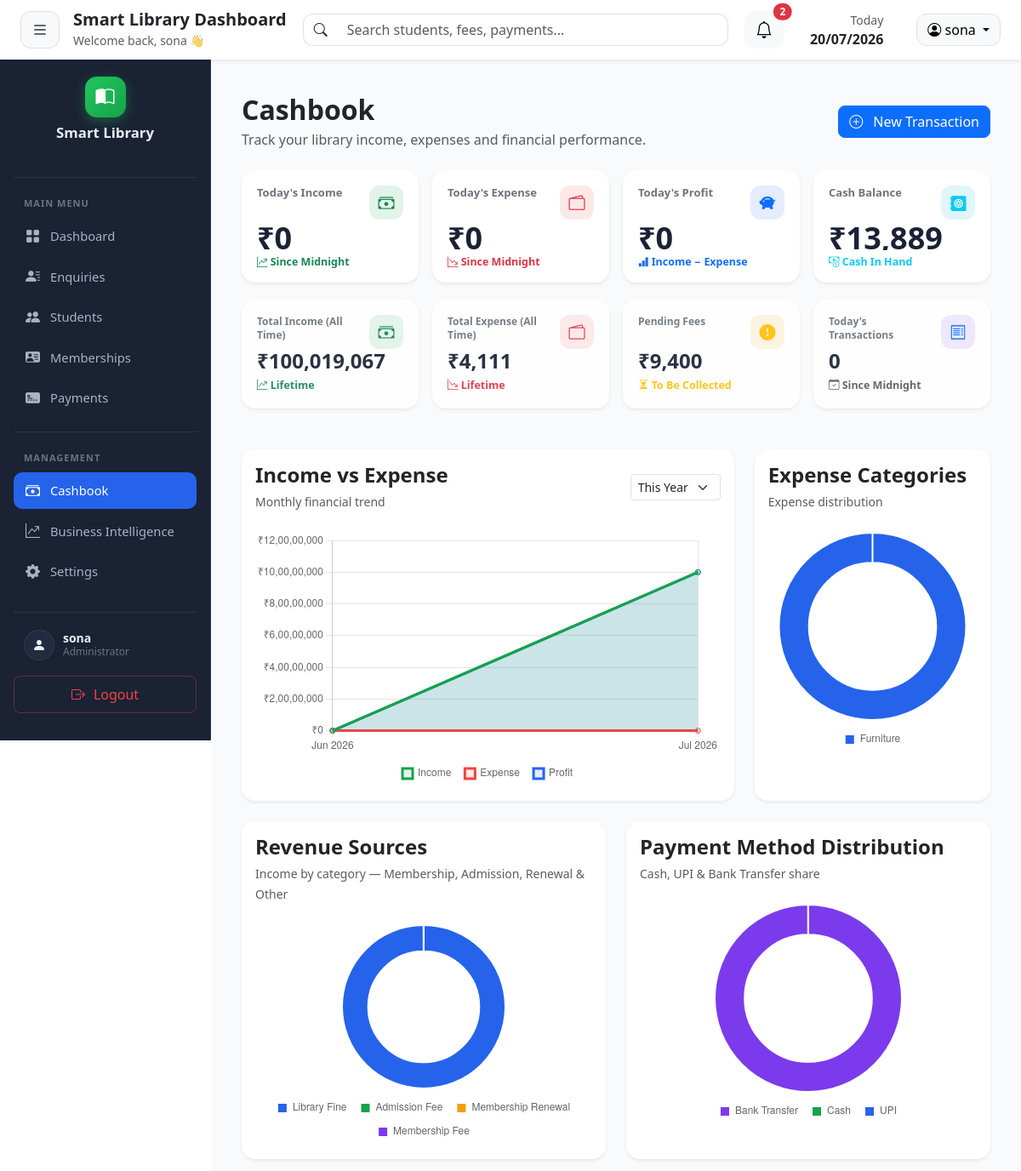
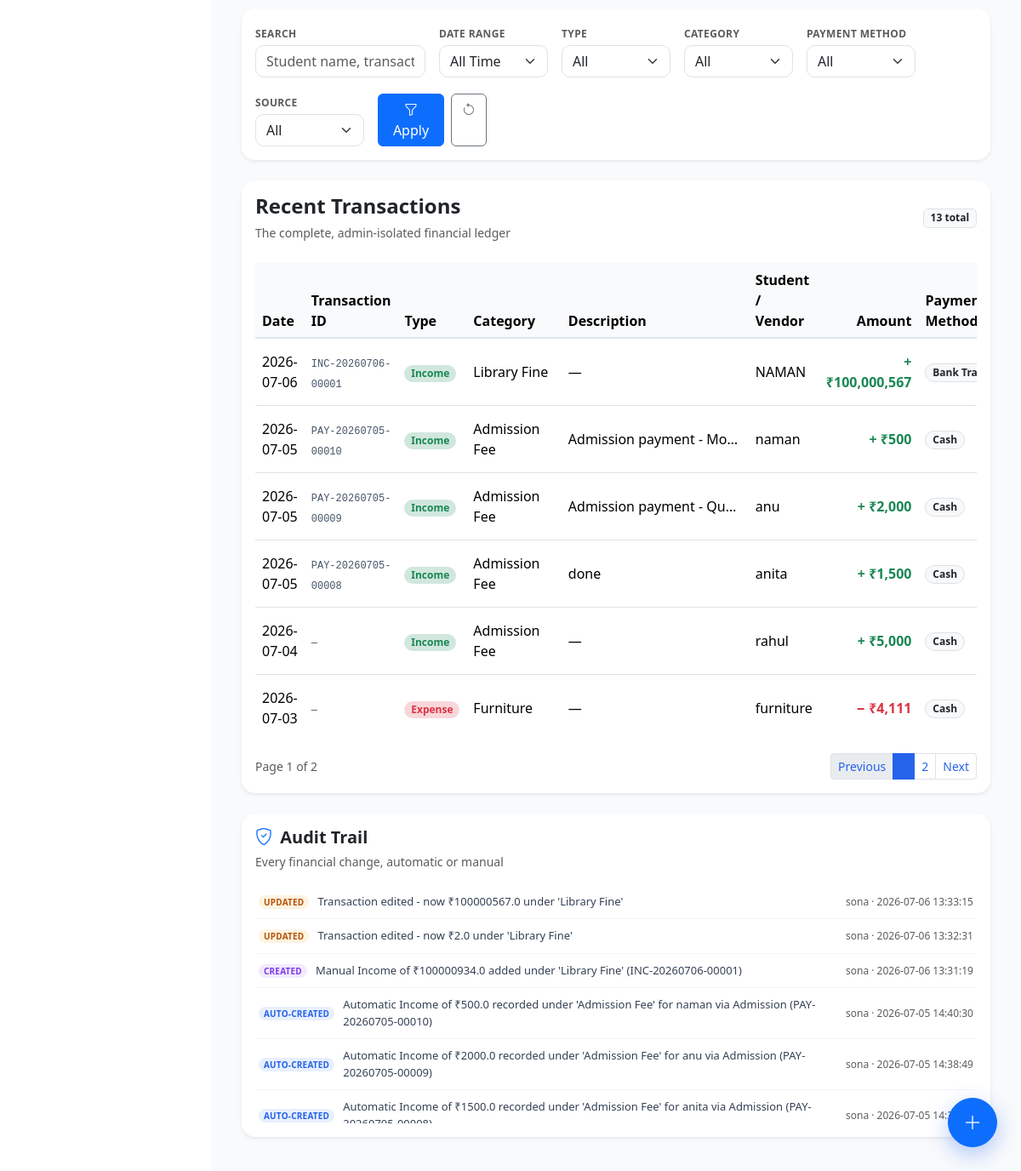
Screenshot of /cashbook/ (signed in) with the database file from the repository (2 pictures, top to bottom).
### tables this page shows
CREATE TABLE cashbook (
    entry_id INTEGER PRIMARY KEY AUTOINCREMENT,
    type TEXT NOT NULL,
    description TEXT,
    amount REAL,
    entry_date DATE,
    payment_id INTEGER, category TEXT, person TEXT, admin_id INTEGER, payment_method TEXT, reference_id TEXT, source TEXT,

    FOREIGN KEY(payment_id)
    REFERENCES payments(payment_id)
);

CREATE TABLE audit_log (
            log_id INTEGER PRIMARY KEY AUTOINCREMENT,
            admin_id INTEGER NOT NULL,
            entry_id INTEGER,
            action TEXT NOT NULL,
            details TEXT,
            created_at TIMESTAMP DEFAULT CURRENT_TIMESTAMP,
            FOREIGN KEY (admin_id) REFERENCES admins(admin_id),
            FOREIGN KEY (entry_id) REFERENCES cashbook(entry_id)
        );

CREATE TABLE admins (
    admin_id INTEGER PRIMARY KEY AUTOINCREMENT,
    full_name TEXT NOT NULL,
    username TEXT NOT NULL UNIQUE,
    password TEXT NOT NULL,
    mobile TEXT NOT NULL UNIQUE,
    email TEXT,
    role TEXT DEFAULT 'admin',
    created_at TIMESTAMP DEFAULT CURRENT_TIMESTAMP
);

### routes/cashbook.py (the view)
@cashbook_bp.route("/")
def index():
    if "admin_id" not in session:
        return redirect("/")
    admin_id = session["admin_id"]
    date_preset = request.args.get("date_preset", "").strip()
    date_from = request.args.get("date_from", "").strip()
    date_to = request.args.get("date_to", "").strip()
    today = date.today()
    if date_preset == "today":
        date_from = date_to = today.isoformat()
    elif date_preset == "this_week":
        date_from = (today - timedelta(days=today.weekday())).isoformat()
        date_to = today.isoformat()
    elif date_preset == "this_month":
        date_from = today.replace(day=1).isoformat()
        date_to = today.isoformat()
    filters = {
        "search": request.args.get("search", "").strip(),
        "date_from": date_from,
        "date_to": date_to,
        "date_preset": date_preset,
        "transaction_type": request.args.get("transaction_type", "").strip(),
        "category": request.args.get("category", "").strip(),
        "payment_method": request.args.get("payment_method", "").strip(),
        "source": request.args.get("source", "").strip(),
        "status": request.args.get("status", "").strip(),
    }
    try:
        page = int(request.args.get("page", 1))
    except ValueError:
        page = 1
    ledger = get_cashbook_ledger(
        admin_id,
        search=filters["search"] or None,
        date_from=filters["date_from"] or None,
        date_to=filters["date_to"] or None,
        transaction_type=filters["transaction_type"] or None,
        category=filters["category"] or None,
        payment_method=filters["payment_method"] or None,
        source=filters["source"] or None,
        page=page,
        per_page=TRANSACTIONS_PER_PAGE
    )
    today_income = get_today_income(admin_id)
    today_expense = get_today_expense(admin_id)
    today_profit = today_income - today_expense
    total_income = get_total_income(admin_id)
    total_expense = get_total_expense(admin_id)
    net_profit = total_income - total_expense
    pending_fees = get_pending_fees(admin_id)
    cash_balance = get_cash_balance(admin_id)
    todays_transactions = get_todays_transaction_count(admin_id)
    activity_log = get_recent_audit_log(admin_id, limit=10)
    income_expense_chart = _build_income_expense_chart(admin_id)
    expense_category_chart = _build_category_chart(get_expense_category_totals(admin_id))
    revenue_source_chart = _build_category_chart(get_income_category_totals(admin_id))
    payment_method_chart = _build_payment_method_chart(admin_id)
    return render_template(
        "cashbook/index.html",
        ledger=ledger,
        filters=filters,
        filter_transaction_types=FILTER_TRANSACTION_TYPES,
        filter_categories=FILTER_CATEGORIES,
        filter_payment_methods=FILTER_PAYMENT_METHODS,
        filter_sources=FILTER_SOURCES,
        manual_income_categories=MANUAL_INCOME_CATEGORIES,
        manual_expense_categories=MANUAL_EXPENSE_CATEGORIES,
        today_income=today_income,
        today_expense=today_expense,
        today_profit=today_profit,
        total_income=total_income,
        total_expense=total_expense,
        net_profit=net_profit,
        pending_fees=pending_fees,
        cash_balance=cash_balance,
        todays_transactions=todays_transactions,
        activity_log=activity_log,
        income_expense_chart=income_expense_chart,
        expense_category_chart=expense_category_chart,
        revenue_source_chart=revenue_source_chart,
        payment_method_chart=payment_method_chart
    )

### templates/cashbook/index.html (shortened to what this page needs)
{% extends "layouts/base.html" %}
{% block styles %}
<link rel="stylesheet"
      href="{{ url_for('static', filename='css/cashbook.css') }}">
{% endblock %}
{% block content %}
<div class="container-fluid py-3 cashbook-page">
    <div class="d-flex justify-content-between align-items-center mb-4">
        <div>
            <h2 class="fw-bold mb-1">
                Cashbook
            </h2>
            <p class="text-muted mb-0">
                Track your library income, expenses and financial performance.
            </p>
        </div>
        <button class="btn btn-primary rounded-3"
                data-bs-toggle="modal"
                data-bs-target="#transactionModal">
            <i class="bi bi-plus-circle me-2"></i>
            New Transaction
        </button>
    </div>
    {% include "components/cashbook_summary_cards.html" %}
    <div class="row g-4 mt-4 mb-4">
        {% include "components/cashbook_income_chart.html" %}
        {% include "components/cashbook_expense_chart.html" %}
    </div>
    <div class="row g-4 mb-4">
        {% include "components/cashbook_charts.html" %}
    </div>
    {% include "components/cashbook_filters.html" %}
       {% include "components/cashbook_transactions.html" %}
    {% include "components/cashbook_activity_log.html" %}
</div>
<div class="cashbook-fab-wrapper dropup">
    <button
        type="button"
        class="btn btn-primary rounded-circle cashbook-fab"
        data-bs-toggle="dropdown"
        aria-expanded="false"
        title="Add Transaction">
        <i class="bi bi-plus-lg"></i>
    </button>
</div>
{% endblock %}
{% block scripts %}
<script>
    window.cashbookChartData = {
        incomeExpense: {{ income_expense_chart | tojson }},
        expenseCategory: {{ expense_category_chart | tojson }},
        revenueSource: {{ revenue_source_chart | tojson }},
        paymentMethod: {{ payment_method_chart | tojson }}
    };
</script>
{% endblock %}

### templates/components/cashbook_transactions.html (shortened to what this page needs)
<div class="card dashboard-card shadow-sm border-0 rounded-4">
    <div class="card-body">
        <div class="d-flex justify-content-between align-items-center mb-4">
            <div>
                <h4 class="fw-bold mb-1">
                    Recent Transactions
                </h4>
                <small class="text-muted">
                    The complete, admin-isolated financial ledger
                </small>
            </div>
            <span class="badge bg-light text-dark border">
                {{ ledger.total }} total
            </span>
        </div>
        <div class="table-responsive cashbook-table-wrapper" id="cashbookTableWrapper">
            <table class="table align-middle cashbook-table">
                <thead>
                    <tr>
                        <th>Date</th>
                        <th>Transaction ID</th>
                        <th>Type</th>
                        <th>Category</th>
                        <th class="d-none d-xl-table-cell">Description</th>
                        <th>Student / Vendor</th>
                        <th class="text-end">Amount</th>
                        <th class="d-none d-lg-table-cell">Payment Method</th>
                    </tr>
                </thead>
                <tbody>
                    {% for t in ledger.rows %}
                    <tr
                        class="cashbook-row"
                        data-id="{{ t.entry_id }}"
                        data-type="{{ t.type }}"
                        data-category="{{ t.category or '' }}"
                        data-person="{{ t.person or '' }}"
                        data-description="{{ t.description or '' }}"
                        data-amount="{{ t.amount }}"
                        data-payment-method="{{ t.payment_method or '' }}"
                        data-date="{{ t.entry_date or '' }}"
                        data-reference-id="{{ t.reference_id or '' }}"
                        data-source="{{ t.source or '' }}"
                        data-created-by="{{ t.created_by or '' }}">
                        <td>{{ t.entry_date }}</td>
                        <td>
                            <code class="cashbook-ref">{{ t.reference_id or '—' }}</code>
                        </td>
                        <td>
                            <span class="badge rounded-pill bg-{{ 'success' if t.type == 'Income' else 'danger' }}-subtle text-{{ 'success' if t.type == 'Income' else 'danger' }}">
                                {{ t.type }}
                            </span>
                        </td>
                        <td>{{ t.category }}</td>
                        <td class="d-none d-xl-table-cell cashbook-description-cell" title="{{ t.description or '' }}">
                            {{ t.description or '—' }}
                        </td>
                        <td>{{ t.person or '—' }}</td>
                        <td class="text-end text-{{ 'success' if t.type == 'Income' else 'danger' }} fw-bold">
                            {{ '+' if t.type == 'Income' else '−' }} ₹{{ "{:,.0f}".format(t.amount) }}
                        </td>
                        <td class="d-none d-lg-table-cell">
                            <span class="badge rounded-pill bg-light text-dark border">
                                {{ t.payment_method or '—' }}
                            </span>
                        </td>
                    </tr>
                    {% endfor %}
                </tbody>
            </table>
        </div>
        {% if ledger.total_pages > 1 %}
        <nav class="d-flex justify-content-between align-items-center mt-3">
            <small class="text-muted">
                Page {{ ledger.page }} of {{ ledger.total_pages }}
            </small>
            <ul class="pagination pagination-sm mb-0">
                {% set qs = request.args.to_dict() %}
                <li class="page-item {{ 'disabled' if ledger.page <= 1 }}">
                    <a class="page-link" href="{{ url_for('cashbook.index', **qs) }}">Previous</a>
                </li>
                {% for p in range(1, ledger.total_pages + 1) %}
                <li class="page-item {{ 'active' if p == ledger.page }}">
                    <a class="page-link" href="{{ url_for('cashbook.index', **qs) }}">{{ p }}</a>
                </li>
                {% endfor %}
                <li class="page-item {{ 'disabled' if ledger.page >= ledger.total_pages }}">
                    <a class="page-link" href="{{ url_for('cashbook.index', **qs) }}">Next</a>
                </li>
            </ul>
        </nav>
        {% endif %}
    </div>
</div>

### templates/components/cashbook_activity_log.html
<div class="card border-0 shadow-sm rounded-4 mt-4 cashbook-activity-log">
    <div class="card-body">
        <div class="d-flex justify-content-between align-items-center mb-3">
            <div>
                <h5 class="fw-bold mb-1">
                    <i class="bi bi-shield-check text-primary me-1"></i>
                    Audit Trail
                </h5>
                <small class="text-muted">Every financial change, automatic or manual</small>
            </div>
        </div>
        {% if activity_log %}
        <ul class="list-unstyled mb-0 cashbook-activity-list">
            {% for log in activity_log %}
            <li class="cashbook-activity-item">
                <span class="badge rounded-pill cashbook-activity-badge cashbook-activity-{{ log.action|lower|replace('-', '')|replace(' ', '') }}">
                    {{ log.action }}
                </span>
                <span class="cashbook-activity-details">{{ log.details }}</span>
                <span class="cashbook-activity-meta text-muted">
                    {{ log.performed_by or 'System' }} · {{ log.created_at }}
                </span>
            </li>
            {% endfor %}
        </ul>
        {% else %}
        <p class="text-muted text-center mb-0 py-3">No activity recorded yet.</p>
        {% endif %}
    </div>
</div>

### rows the page displays
cashbook: entry_date "2026-07-06", reference "INC-20260706-00001", type "Income", category "Library Fine", description "—", person "NAMAN", type "+", amount "100,000,567", payment_method "Bank…"
cashbook: entry_date "2026-07-05", reference "PAY-20260705-00010", type "Income", category "Admission Fee", description "Admission payment - Mo…", person "naman", type "+", amount "500", payment_method "Cash"
cashbook: entry_date "2026-07-05", reference "PAY-20260705-00009", type "Income", category "Admission Fee", description "Admission payment - Qu…", person "anu", type "+", amount "2,000", payment_method "Cash"
cashbook: entry_date "2026-07-05", reference "PAY-20260705-00008", type "Income", category "Admission Fee", description "done", person "anita", type "+", amount "1,500", payment_method "Cash"
cashbook: entry_date "2026-07-04", reference_id "—", type "Income", category "Admission Fee", description "—", person "rahul", type "+", amount "5,000", payment_method "Cash"
cashbook: entry_date "2026-07-03", reference_id "—", type "Expense", category "Furniture", description "—", person "furniture", type "−", amount "4,111", payment_method "Cash"
audit_log: action "UPDATED", details "Transaction edited - now ₹100000567.0 under 'Library Fine'", full_name "sona", created_at "2026-07-06 13:33:15"
audit_log: action "UPDATED", details "Transaction edited - now ₹2.0 under 'Library Fine'", full_name "sona", created_at "2026-07-06 13:32:31"
audit_log: action "CREATED", details "Manual Income of ₹100000934.0 added under 'Library Fine' (INC-20260706-00001)", full_name "sona", created_at "2026-07-06 13:31:19"
audit_log: action "AUTO-CREATED", details "Automatic Income of ₹500.0 recorded under 'Admission Fee' for naman via Admission (PAY-20260705-00010)", full_name "sona", created_at "2026-07-05 14:40:30"
audit_log: action "AUTO-CREATED", details "Automatic Income of ₹2000.0 recorded under 'Admission Fee' for anu via Admission (PAY-20260705-00009)", full_name "sona", created_at "2026-07-05 14:38:49"
audit_log: action "AUTO-CREATED", details "Automatic Income of ₹1500.0 recorded under 'Admission Fee' for anita via Admission…", full_name "sona", created_at "2026-07-05 14:36:33"

### other values shown
{{ session.get('username', 'Admin') }} "sona"
{{ counts.total }} "2"
{{ title }} "Today's Income Today's Expense Today's Profit Cash Balance Total Income (All Time) Total Expense (All Time) Pending Fees Today's Transactions"
{{ value }} "₹0 ₹0 ₹0 ₹13,889 ₹100,019,067 ₹4,111 ₹9,400 0"
{{ trend }} "Since Midnight Since Midnight Income − Expense Cash In Hand Lifetime Lifetime To Be Collected Since Midnight"
{{ ledger.total }} "13"
{{ ledger.page }} "1"
{{ ledger.total_pages }} "2"
{{ p }} "2"
